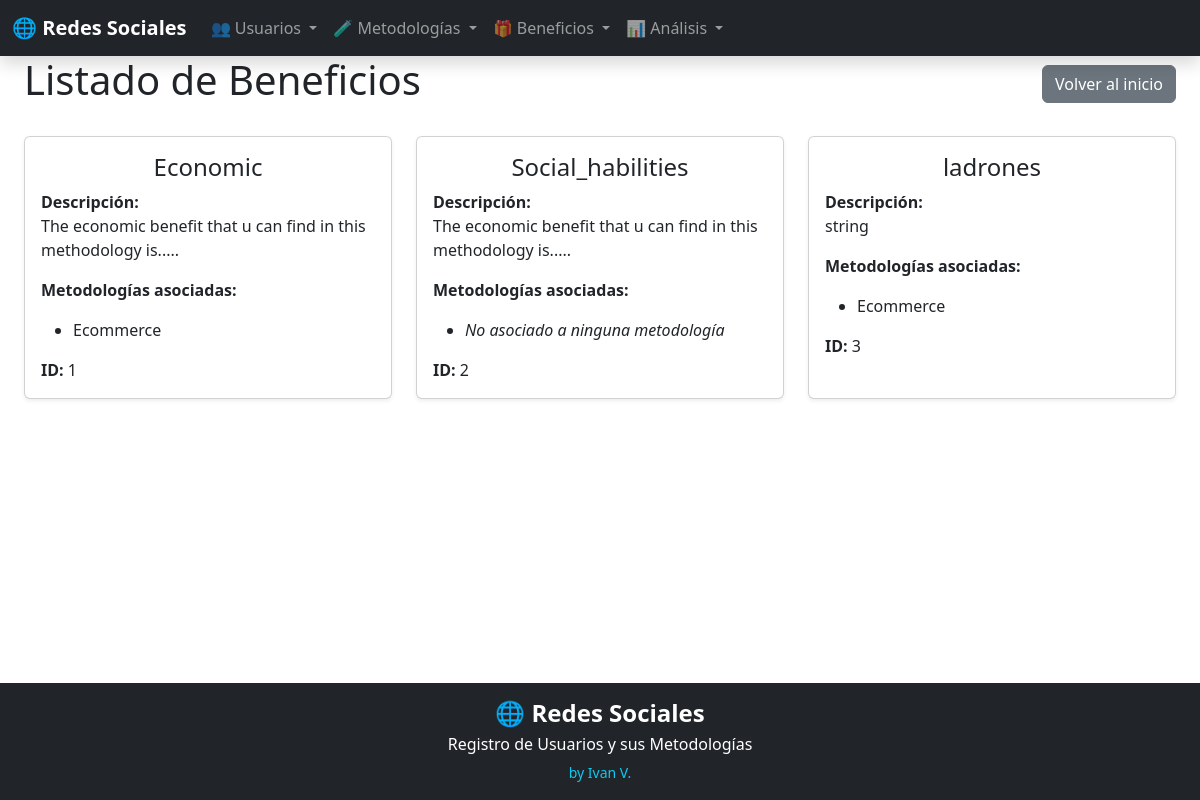
Page /benefits on the earlier database version.
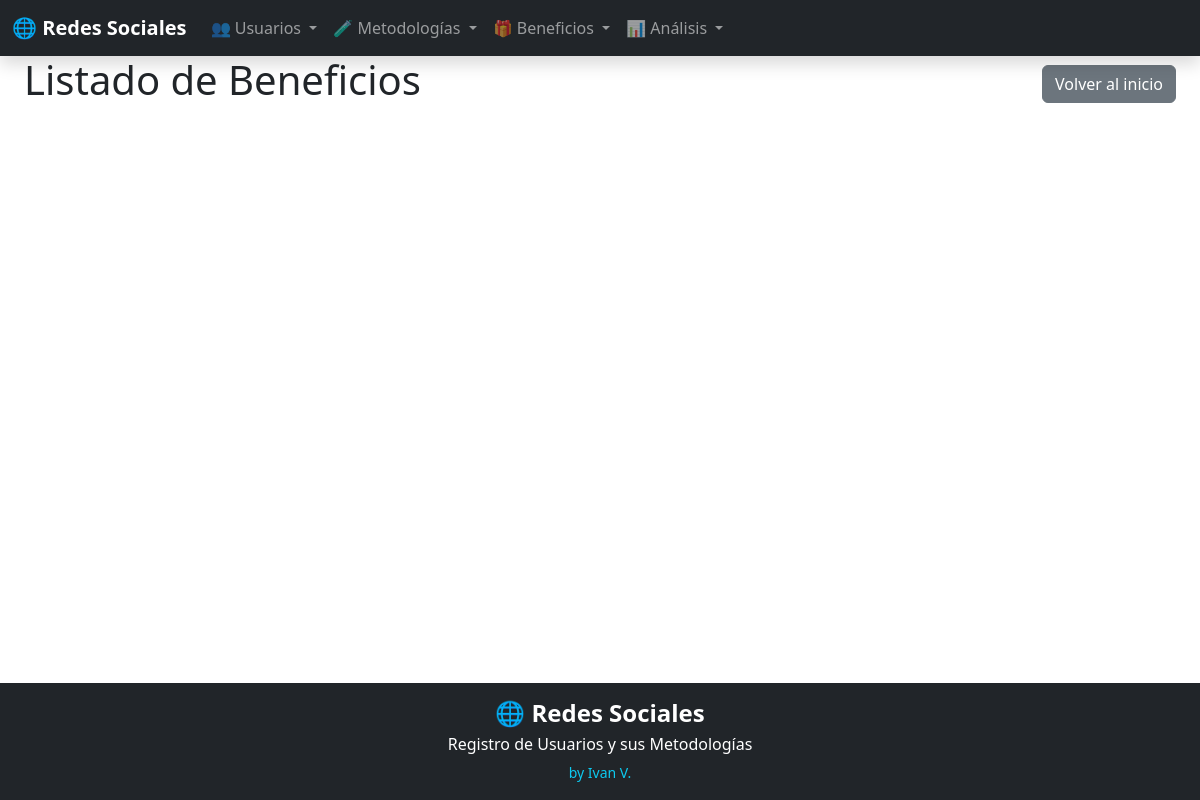
Same page on the later database version.
### backend/models.py (models this page shows)
class BenefitBase(SQLModel):
    name: str
    description: Optional[str] = None

class Benefit(BenefitBase, table=True):
    id: Optional[int] = Field(default=None, primary_key=True)
    methodologies: List[Methodology] = Relationship(back_populates="benefits", link_model=MethodologyBenefitLink)

class MethodologyBase(SQLModel):
    name: str
    description: Optional[str] = None

class Methodology(MethodologyBase, table=True):
    id: Optional[int] = Field(default=None, primary_key=True)
    users: List["User"] = Relationship(back_populates="methodologies", link_model=UserMethodologyLink)
    benefits: List["Benefit"] = Relationship(back_populates="methodologies", link_model=MethodologyBenefitLink)

### backend/benefit.py (the view)
@router.get("", response_class=HTMLResponse)
def show_benefits(request: Request, session: SessionDep):
    benefits = session.exec(select(Benefit)).all()
    return request.app.state.templates.TemplateResponse(
        "benefits_list.html",
        {
            "request": request,
            "benefits": benefits
        }
    )

### templates/benefits_list.html (shortened to what this page needs)
{% extends 'base.html' %}
{% block content %}
<div class="d-flex justify-content-between align-items-center mb-4">
    <h1>Listado de Beneficios</h1>
    <a href="/" class="btn btn-secondary">Volver al inicio</a>
</div>
<div class="row">
    {% for benefit in benefits %}
    <div class="col-md-4 mb-4">
        <div class="card shadow-sm h-100">
            <div class="card-body">
                <h4 class="card-title text-center">{{ benefit.name }}</h4>
                <p class="card-text">
                    <strong>Descripción:</strong><br>
                    {{ benefit.description }}
                </p>
                <p><strong>Metodologías asociadas:</strong></p>
                <ul>
                {% for m in benefit.methodologies %}
                    <li>{{ m.name }}</li>
                {% else %}
                    <li><em>No asociado a ninguna metodología</em></li>
                {% endfor %}
                </ul>
                <p class="card-text">
                    <strong>ID:</strong> {{ benefit.id }}
                </p>
            </div>
        </div>
    </div>
    {% endfor %}
</div>
{% endblock %}

Differences in the rows shown:
removed Benefit: name "Economic", description "The economic benefit that u can find in this methodology is.....", id "1"
removed Methodology: name "Ecommerce"
removed Benefit: name "Social_habilities", description "The economic benefit that u can find in this methodology is.....", id "2"
removed Benefit: name "ladrones", description "string", id "3"
